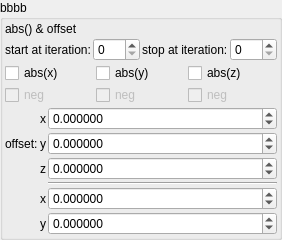
    <widget class="QGroupBox" name="groupBox_5">
     <property name="title">
      <string>bbbb</string>
     </property>
     <layout class="QVBoxLayout" name="verticalLayout_7" stretch="0,0,0,0">
      <property name="spacing">
       <number>2</number>
      </property>
      <property name="leftMargin">
       <number>2</number>
      </property>
      <property name="topMargin">
       <number>2</number>
      </property>
      <property name="rightMargin">
       <number>2</number>
      </property>
      <property name="bottomMargin">
       <number>2</number>
      </property>
      <item>
       <widget class="QLabel" name="label_49">
        <property name="text">
         <string notr="true">abs() &amp; offset</string>
        </property>
       </widget>
      </item>
      <item>
       <layout class="QHBoxLayout" name="horizontalLayout_18" stretch="0,1,0,1">
        <item>
         <widget class="QLabel" name="label_99">
          <property name="text">
           <string>start at iteration:</string>
          </property>
         </widget>
        </item>
        <item>
         <widget class="MySpinBox" name="spinboxInt_transf_start_iterations_P">
          <property name="sizePolicy">
           <sizepolicy hsizetype="Minimum" vsizetype="Maximum">
            <horstretch>0</horstretch>
            <verstretch>0</verstretch>
           </sizepolicy>
          </property>
          <property name="minimum">
           <number>0</number>
          </property>
          <property name="maximum">
           <number>999</number>
          </property>
          <property name="value">
           <number>0</number>
          </property>
         </widget>
        </item>
        <item>
         <widget class="QLabel" name="label_71">
          <property name="text">
           <string>stop at iteration:</string>
          </property>
         </widget>
        </item>
        <item>
         <widget class="MySpinBox" name="spinboxInt_transf_stop_iterations_P1">
          <property name="sizePolicy">
           <sizepolicy hsizetype="Preferred" vsizetype="Maximum">
            <horstretch>0</horstretch>
            <verstretch>0</verstretch>
           </sizepolicy>
          </property>
          <property name="maximum">
           <number>999</number>
          </property>
         </widget>
        </item>
       </layout>
      </item>
      <item>
       <layout class="QGridLayout" name="gridLayout_50" columnstretch="0,0,0">
        <property name="spacing">
         <number>2</number>
        </property>
        <item row="1" column="0">
         <widget class="MyCheckBox" name="checkBox_transf_function_enabledBx_false">
          <property name="enabled">
           <bool>false</bool>
          </property>
          <property name="text">
           <string notr="true">neg</string>
          </property>
         </widget>
        </item>
        <item row="0" column="0">
         <widget class="MyCheckBox" name="checkBox_transf_function_enabledx">
          <property name="text">
           <string notr="true">abs(x)</string>
          </property>
         </widget>
        </item>
        <item row="0" column="2">
         <widget class="MyCheckBox" name="checkBox_transf_function_enabledz_false">
          <property name="text">
           <string notr="true">abs(z)</string>
          </property>
         </widget>
        </item>
        <item row="1" column="2">
         <widget class="MyCheckBox" name="checkBox_transf_function_enabledBz_false">
          <property name="enabled">
           <bool>false</bool>
          </property>
          <property name="text">
           <string notr="true">neg</string>
          </property>
         </widget>
        </item>
        <item row="0" column="1">
         <widget class="MyCheckBox" name="checkBox_transf_function_enabledy">
          <property name="text">
           <string notr="true">abs(y)</string>
          </property>
         </widget>
        </item>
        <item row="1" column="1">
         <widget class="MyCheckBox" name="checkBox_transf_function_enabledBy_false">
          <property name="enabled">
           <bool>false</bool>
          </property>
          <property name="text">
           <string notr="true">neg</string>
          </property>
         </widget>
        </item>
       </layout>
      </item>
      <item>
       <layout class="QGridLayout" name="gridLayout_46" columnstretch="0,0,1">
        <property name="spacing">
         <number>2</number>
        </property>
        <item row="2" column="2">
         <widget class="MyDoubleSpinBox" name="spinbox_transf_offset_0">
          <property name="sizePolicy">
           <sizepolicy hsizetype="Minimum" vsizetype="Maximum">
            <horstretch>0</horstretch>
            <verstretch>0</verstretch>
           </sizepolicy>
          </property>
          <property name="prefix">
           <string/>
          </property>
          <property name="suffix">
           <string/>
          </property>
          <property name="decimals">
           <number>6</number>
          </property>
          <property name="minimum">
           <double>-99.998999999999995</double>
          </property>
          <property name="maximum">
           <double>99.998999999999995</double>
          </property>
          <property name="singleStep">
           <double>0.100000000000000</double>
          </property>
         </widget>
        </item>
        <item row="0" column="1">
         <widget class="QLabel" name="label_161">
          <property name="text">
           <string notr="true">x</string>
          </property>
         </widget>
        </item>
        <item row="2" column="1">
         <widget class="QLabel" name="label_165">
          <property name="text">
           <string notr="true">z</string>
          </property>
         </widget>
        </item>
        <item row="0" column="2">
         <widget class="MyDoubleSpinBox" name="spinbox_transf_offsetA_05">
          <property name="sizePolicy">
           <sizepolicy hsizetype="Minimum" vsizetype="Maximum">
            <horstretch>0</horstretch>
            <verstretch>0</verstretch>
           </sizepolicy>
          </property>
          <property name="prefix">
           <string/>
          </property>
          <property name="suffix">
           <string/>
          </property>
          <property name="decimals">
           <number>6</number>
          </property>
          <property name="minimum">
           <double>-99.998999999999995</double>
          </property>
          <property name="maximum">
           <double>99.998999999999995</double>
          </property>
          <property name="singleStep">
           <double>0.100000000000000</double>
          </property>
         </widget>
        </item>
        <item row="5" column="2">
         <widget class="MyDoubleSpinBox" name="spinbox_transf_offset_05">
          <property name="sizePolicy">
           <sizepolicy hsizetype="Minimum" vsizetype="Maximum">
            <horstretch>0</horstretch>
            <verstretch>0</verstretch>
           </sizepolicy>
          </property>
          <property name="prefix">
           <string/>
          </property>
          <property name="suffix">
           <string/>
          </property>
          <property name="decimals">
           <number>6</number>
          </property>
          <property name="minimum">
           <double>-99.998999999999995</double>
          </property>
          <property name="maximum">
           <double>99.998999999999995</double>
          </property>
          <property name="singleStep">
           <double>0.100000000000000</double>
          </property>
         </widget>
        </item>
        <item row="1" column="1">
         <widget class="QLabel" name="label_166">
          <property name="text">
           <string notr="true">y</string>
          </property>
         </widget>
        </item>
        <item row="4" column="2">
         <widget class="MyDoubleSpinBox" name="spinbox_transf_scale_05">
          <property name="sizePolicy">
           <sizepolicy hsizetype="Minimum" vsizetype="Maximum">
            <horstretch>0</horstretch>
            <verstretch>0</verstretch>
           </sizepolicy>
          </property>
          <property name="prefix">
           <string/>
          </property>
          <property name="suffix">
           <string/>
          </property>
          <property name="decimals">
           <number>6</number>
          </property>
          <property name="minimum">
           <double>-99.998999999999995</double>
          </property>
          <property name="maximum">
           <double>99.998999999999995</double>
          </property>
          <property name="singleStep">
           <double>0.100000000000000</double>
          </property>
         </widget>
        </item>
        <item row="0" column="0" rowspan="3">
         <widget class="QLabel" name="label_167">
          <property name="text">
           <string>offset:</string>
          </property>
         </widget>
        </item>
        <item row="1" column="2">
         <widget class="MyDoubleSpinBox" name="spinbox_transf_offsetB_05">
          <property name="sizePolicy">
           <sizepolicy hsizetype="Minimum" vsizetype="Maximum">
            <horstretch>0</horstretch>
            <verstretch>0</verstretch>
           </sizepolicy>
          </property>
          <property name="prefix">
           <string/>
          </property>
          <property name="suffix">
           <string/>
          </property>
          <property name="decimals">
           <number>6</number>
          </property>
          <property name="minimum">
           <double>-99.998999999999995</double>
          </property>
          <property name="maximum">
           <double>99.998999999999995</double>
          </property>
          <property name="singleStep">
           <double>0.100000000000000</double>
          </property>
         </widget>
        </item>
        <item row="3" column="2">
         <widget class="Line" name="line_3">
          <property name="orientation">
           <enum>Qt::Horizontal</enum>
          </property>
         </widget>
        </item>
        <item row="4" column="1">
         <widget class="QLabel" name="label_168">
          <property name="text">
           <string notr="true">x</string>
          </property>
         </widget>
        </item>
        <item row="5" column="1">
         <widget class="QLabel" name="label_169">
          <property name="text">
           <string notr="true">y</string>
          </property>
         </widget>
        </item>
       </layout>
      </item>
     </layout>
    </widget>
